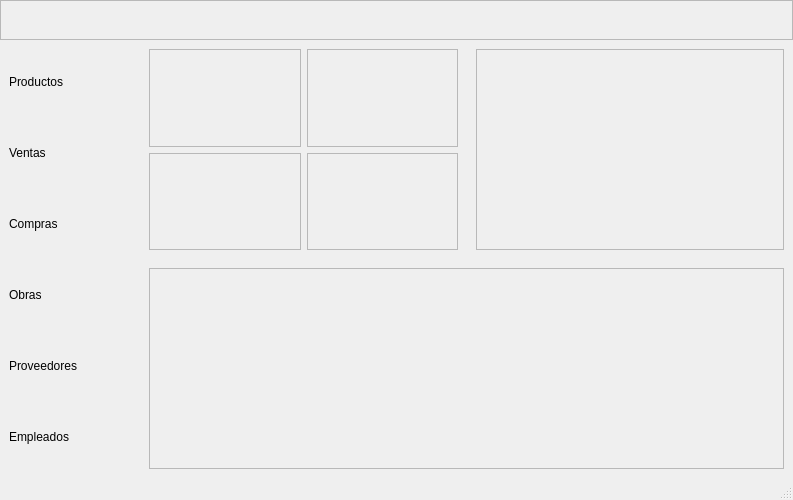
<?xml version="1.0" encoding="UTF-8"?>
<ui version="4.0">
 <class>MainWindow</class>
 <widget class="QMainWindow" name="MainWindow">
  <property name="geometry">
   <rect>
    <x>0</x>
    <y>0</y>
    <width>793</width>
    <height>500</height>
   </rect>
  </property>
  <property name="windowTitle">
   <string>MainWindow</string>
  </property>
  <widget class="QWidget" name="centralwidget">
   <layout class="QGridLayout" name="gridLayout">
    <property name="leftMargin">
     <number>0</number>
    </property>
    <property name="topMargin">
     <number>0</number>
    </property>
    <property name="rightMargin">
     <number>0</number>
    </property>
    <property name="bottomMargin">
     <number>0</number>
    </property>
    <property name="spacing">
     <number>0</number>
    </property>
    <item row="1" column="0">
     <widget class="QWidget" name="widget" native="true">
      <layout class="QGridLayout" name="gridLayout_2">
       <property name="leftMargin">
        <number>0</number>
       </property>
       <property name="topMargin">
        <number>0</number>
       </property>
       <property name="rightMargin">
        <number>0</number>
       </property>
       <property name="bottomMargin">
        <number>0</number>
       </property>
       <property name="spacing">
        <number>0</number>
       </property>
       <item row="1" column="2">
        <widget class="QWidget" name="contenedorGrafico1" native="true">
         <layout class="QHBoxLayout" name="horizontalLayout">
          <item>
           <widget class="QFrame" name="grafico1">
            <property name="frameShape">
             <enum>QFrame::Shape::StyledPanel</enum>
            </property>
            <property name="frameShadow">
             <enum>QFrame::Shadow::Raised</enum>
            </property>
           </widget>
          </item>
         </layout>
        </widget>
       </item>
       <item row="2" column="1" colspan="2">
        <widget class="QWidget" name="contenedorExcel" native="true">
         <layout class="QHBoxLayout" name="horizontalLayout_2">
          <item>
           <widget class="QFrame" name="formularioExcel">
            <property name="frameShape">
             <enum>QFrame::Shape::StyledPanel</enum>
            </property>
            <property name="frameShadow">
             <enum>QFrame::Shadow::Raised</enum>
            </property>
           </widget>
          </item>
         </layout>
        </widget>
       </item>
       <item row="1" column="1">
        <widget class="QWidget" name="conetenedorEstadisticas1" native="true">
         <layout class="QGridLayout" name="gridLayout_3">
          <item row="0" column="0">
           <widget class="QFrame" name="estadisticas1">
            <property name="frameShape">
             <enum>QFrame::Shape::StyledPanel</enum>
            </property>
            <property name="frameShadow">
             <enum>QFrame::Shadow::Raised</enum>
            </property>
           </widget>
          </item>
          <item row="1" column="0">
           <widget class="QFrame" name="estadisticas2">
            <property name="frameShape">
             <enum>QFrame::Shape::StyledPanel</enum>
            </property>
            <property name="frameShadow">
             <enum>QFrame::Shadow::Raised</enum>
            </property>
           </widget>
          </item>
          <item row="1" column="1">
           <widget class="QFrame" name="estadisticas3">
            <property name="frameShape">
             <enum>QFrame::Shape::StyledPanel</enum>
            </property>
            <property name="frameShadow">
             <enum>QFrame::Shadow::Raised</enum>
            </property>
           </widget>
          </item>
          <item row="0" column="1">
           <widget class="QFrame" name="estadisticas4">
            <property name="frameShape">
             <enum>QFrame::Shape::StyledPanel</enum>
            </property>
            <property name="frameShadow">
             <enum>QFrame::Shadow::Raised</enum>
            </property>
           </widget>
          </item>
         </layout>
        </widget>
       </item>
       <item row="0" column="0" colspan="3">
        <widget class="QWidget" name="contenedorMenuAlto" native="true">
         <property name="maximumSize">
          <size>
           <width>16777215</width>
           <height>40</height>
          </size>
         </property>
         <layout class="QHBoxLayout" name="horizontalLayout_3">
          <property name="spacing">
           <number>0</number>
          </property>
          <property name="leftMargin">
           <number>0</number>
          </property>
          <property name="topMargin">
           <number>0</number>
          </property>
          <property name="rightMargin">
           <number>0</number>
          </property>
          <property name="bottomMargin">
           <number>0</number>
          </property>
          <item>
           <widget class="QFrame" name="menualto">
            <property name="frameShape">
             <enum>QFrame::Shape::StyledPanel</enum>
            </property>
            <property name="frameShadow">
             <enum>QFrame::Shadow::Raised</enum>
            </property>
           </widget>
          </item>
         </layout>
        </widget>
       </item>
       <item row="1" column="0" rowspan="2">
        <widget class="QWidget" name="menuLateral" native="true">
         <property name="maximumSize">
          <size>
           <width>140</width>
           <height>16777215</height>
          </size>
         </property>
         <layout class="QVBoxLayout" name="verticalLayout">
          <item>
           <widget class="QLabel" name="label_2">
            <property name="text">
             <string>Productos</string>
            </property>
           </widget>
          </item>
          <item>
           <widget class="QLabel" name="label_3">
            <property name="text">
             <string>Ventas</string>
            </property>
           </widget>
          </item>
          <item>
           <widget class="QLabel" name="label_4">
            <property name="text">
             <string>Compras</string>
            </property>
           </widget>
          </item>
          <item>
           <widget class="QLabel" name="label_5">
            <property name="text">
             <string>Obras</string>
            </property>
           </widget>
          </item>
          <item>
           <widget class="QLabel" name="label">
            <property name="text">
             <string>Proveedores</string>
            </property>
           </widget>
          </item>
          <item>
           <widget class="QLabel" name="label_6">
            <property name="text">
             <string>Empleados</string>
            </property>
           </widget>
          </item>
         </layout>
        </widget>
       </item>
      </layout>
     </widget>
    </item>
   </layout>
  </widget>
  <widget class="QMenuBar" name="menubar">
   <property name="geometry">
    <rect>
     <x>0</x>
     <y>0</y>
     <width>793</width>
     <height>33</height>
    </rect>
   </property>
  </widget>
  <widget class="QStatusBar" name="statusbar"/>
 </widget>
 <resources/>
 <connections/>
</ui>
